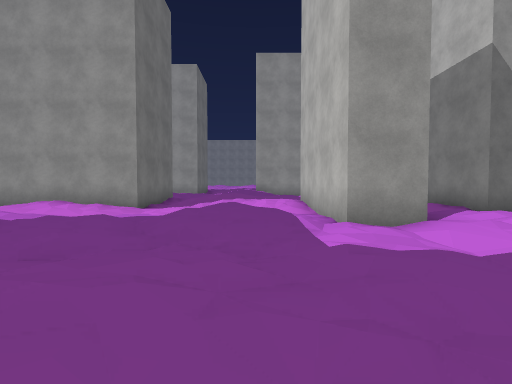
view 1 (above)

24 first-person views from a walk through a Unity game level. The camera is 1.3 m above the floor, tilts 2° down and sees 85° across. The floor is counted in squares, 2 m on a side. Each view is taken from the middle of a square. On the plan, view 1 faces up. The plan holds only what a view shows up to about 9 squares ahead; the rest is blank. The place goes on beyond the plan. The player character is not drawn. Some surface patterns are stand-ins.

view 2
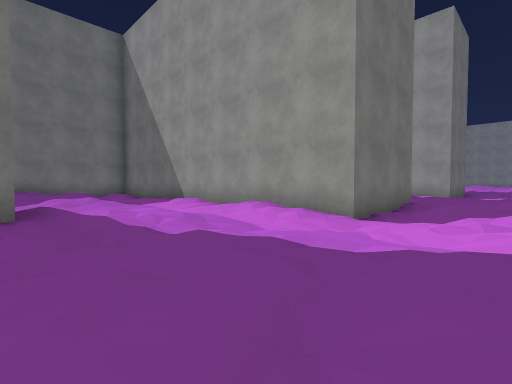

view 3
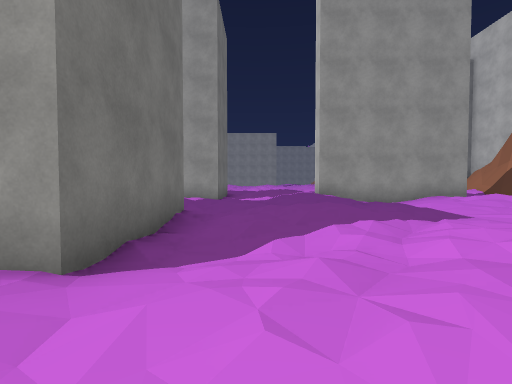

view 4
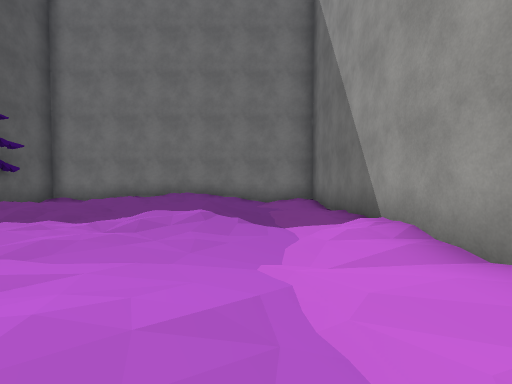

view 5
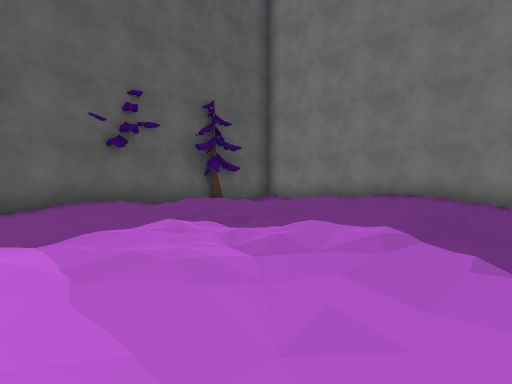

view 6
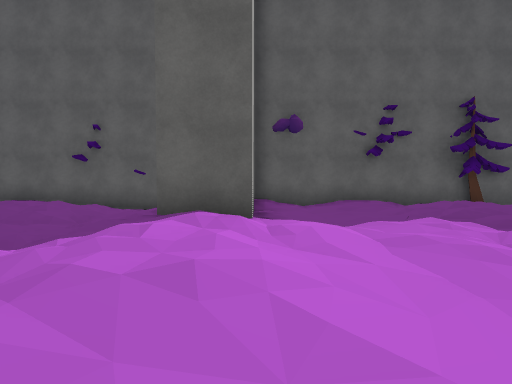

view 7
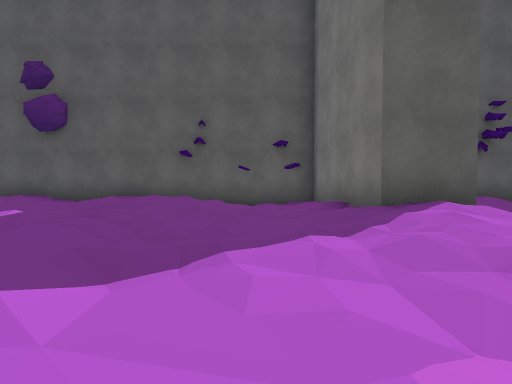

view 8
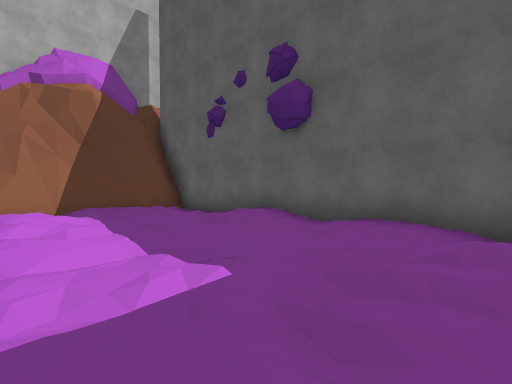

view 9
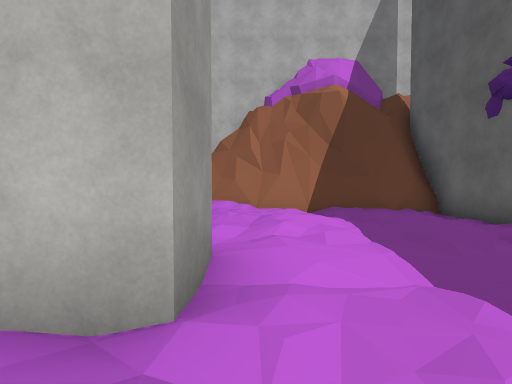

view 10
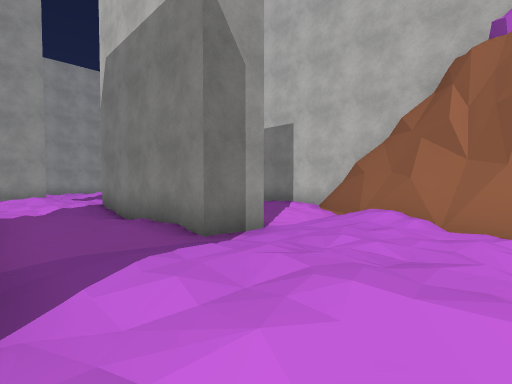

view 11
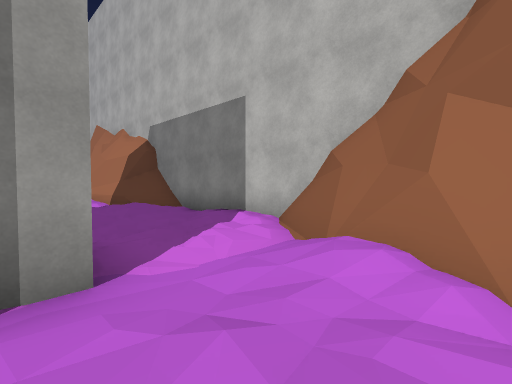

view 12
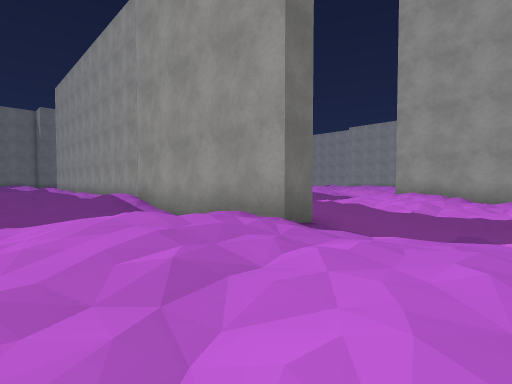

view 13
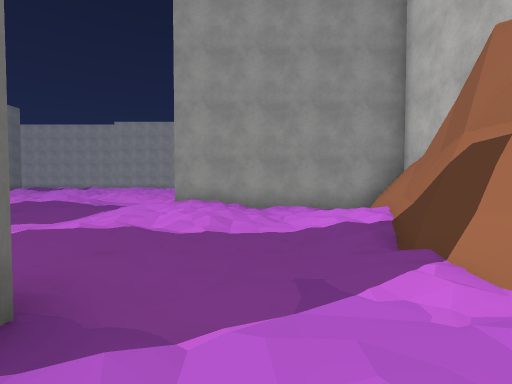

view 14
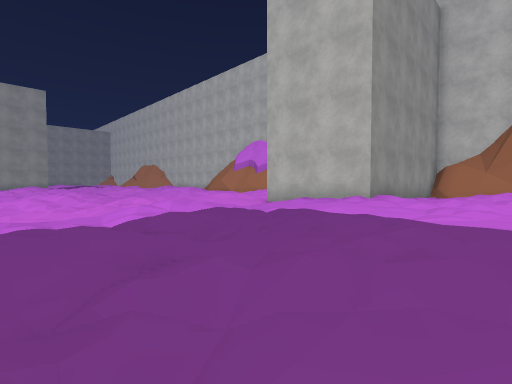

view 15
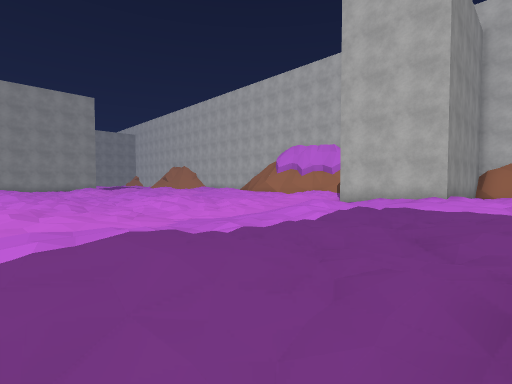

view 16
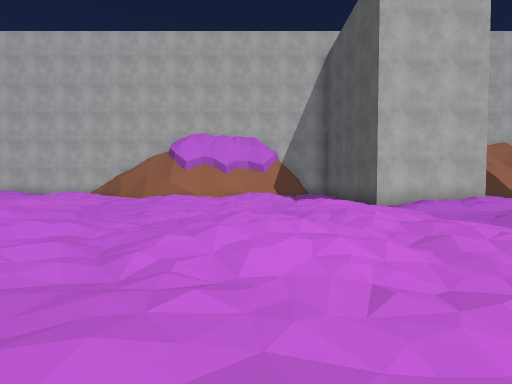

view 17
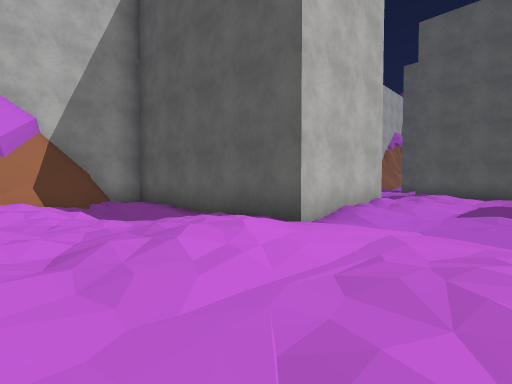

view 18
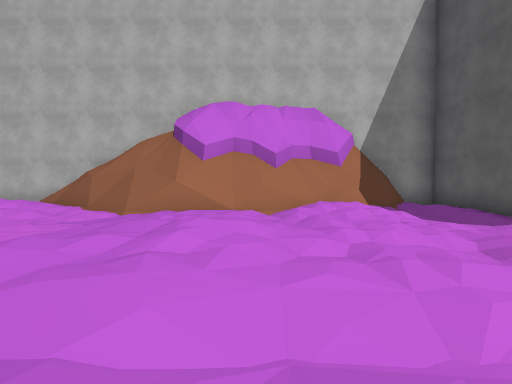

view 19
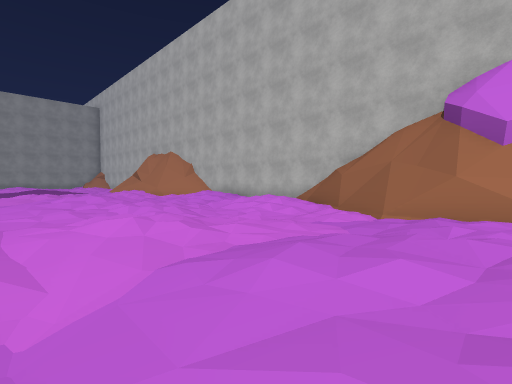

view 20
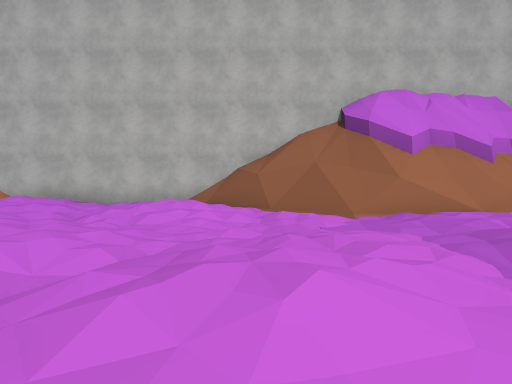

view 21
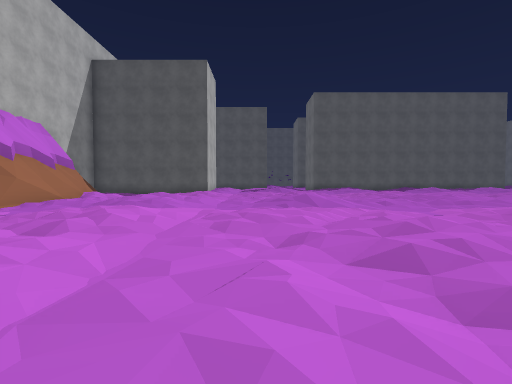

view 22
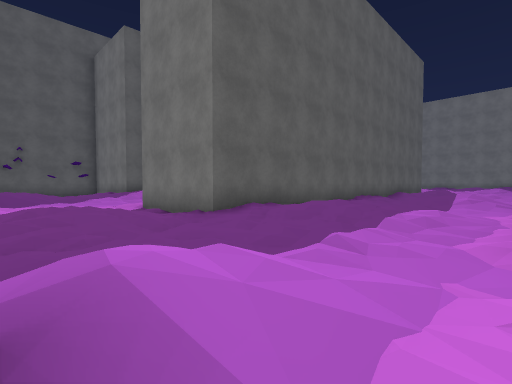

view 23
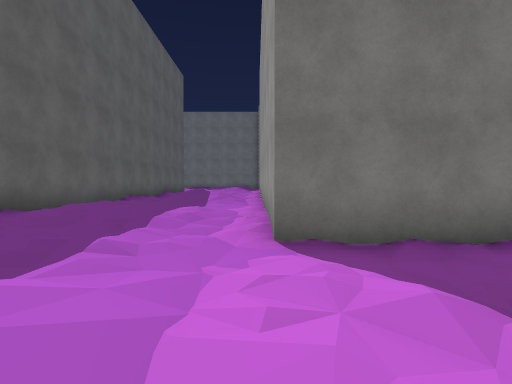

view 24
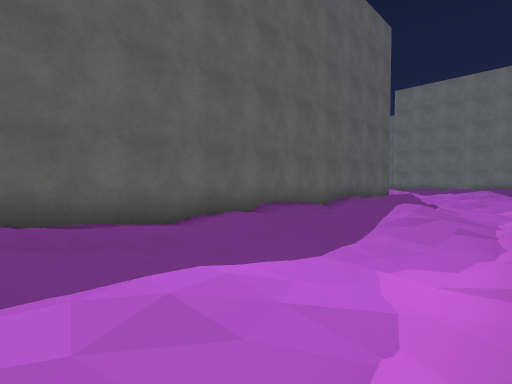

### Floor plan
Key: @ floor where view 1 was taken; # wall or solid block; . main floor; : floor 0.25 m higher than the main floor; - floor 0.25 m lower than the main floor; + floor 0.5 m higher than the main floor; / step, stairs or slope; = window, fence, low wall or low ledge; T tree.
Columns run from 15 left of view 1 to 10 right of it. Each row starts with its distance up from view 1.
 42                   .:   /+#
 41                 . ::  ./:#
 40                ...:::....#
 39               :....::...:#
 38               +:.-..:..::#
 37               :......-./:#
 36            ---.::.::.---##
 35           ..-........-./#
 34          ...-....-...--##
 33          ::...++...::..#
 32          /+.:.::..:+:..#
 31           +......../:..#
 30           ::.::/....:..##
 29           ...:+:.-..:../#
 28           .--/:.....--..#
 27          :..--.::.::.---##
 26          .:.-........-...#
 25          .----..--.#######
 24          .....//.-.#
 23          :+...:+...#
 22          :+:../...:#######
 21          .::--.....::...#
 20          .::./::.-..:..:#
 19            #-:::...-.-.:#
 18            #-.   ..:---=#
 17       ######---   ::.--/#
 16  .--........-...   ..--/
 15 :...///.-::.../#####...
 14 :::.:+:..:+...::...:::: #
 13 +:.......:+:../...:+:...##
 12  :.-......::-......::.- /#
 11   ##########./::.-..:# ::#
 10            #-:::...-.# :/#
  9            #-...:#.:-#-..#
  8  ###########---.:#::.#-..#
  7  .--........-....#...#-..#
  6 #---...--..---...#...--.##
  5 #:../+:-.::...++.#.::../##
  4 #::./:...:+::.::..::::.##
  3 #:.......##:......:::..#
  2 #:..:/...##:.::.....: .#
  1 #:. ::..- #.-:+:.-..: .#
  0  .   .... #--::@....--.#
 -1  ##T#T##################
 -2    T

Positions as (right, up) in squares from view 1, and headings:
1: (0, 0), facing up
2: (-1, 3), facing up-left
3: (-2, 6), facing up
4: (-5, 6), facing left
5: (-7, 6), facing down-left
6: (-6, 7), facing down
7: (-3, 7), facing down
8: (-1, 4), facing down-right
9: (0, 4), facing right
10: (3, 3), facing up-right
11: (6, 4), facing up-right
12: (7, 12), facing up-left
13: (6, 14), facing up
14: (-3, 19), facing up-right
15: (-6, 20), facing up-right
16: (-5, 29), facing right
17: (1, 29), facing down-right
18: (1, 31), facing right
19: (2, 32), facing up-right
20: (2, 36), facing right
21: (1, 41), facing down
22: (0, 16), facing down-left
23: (0, 16), facing left
24: (-5, 16), facing down-left
